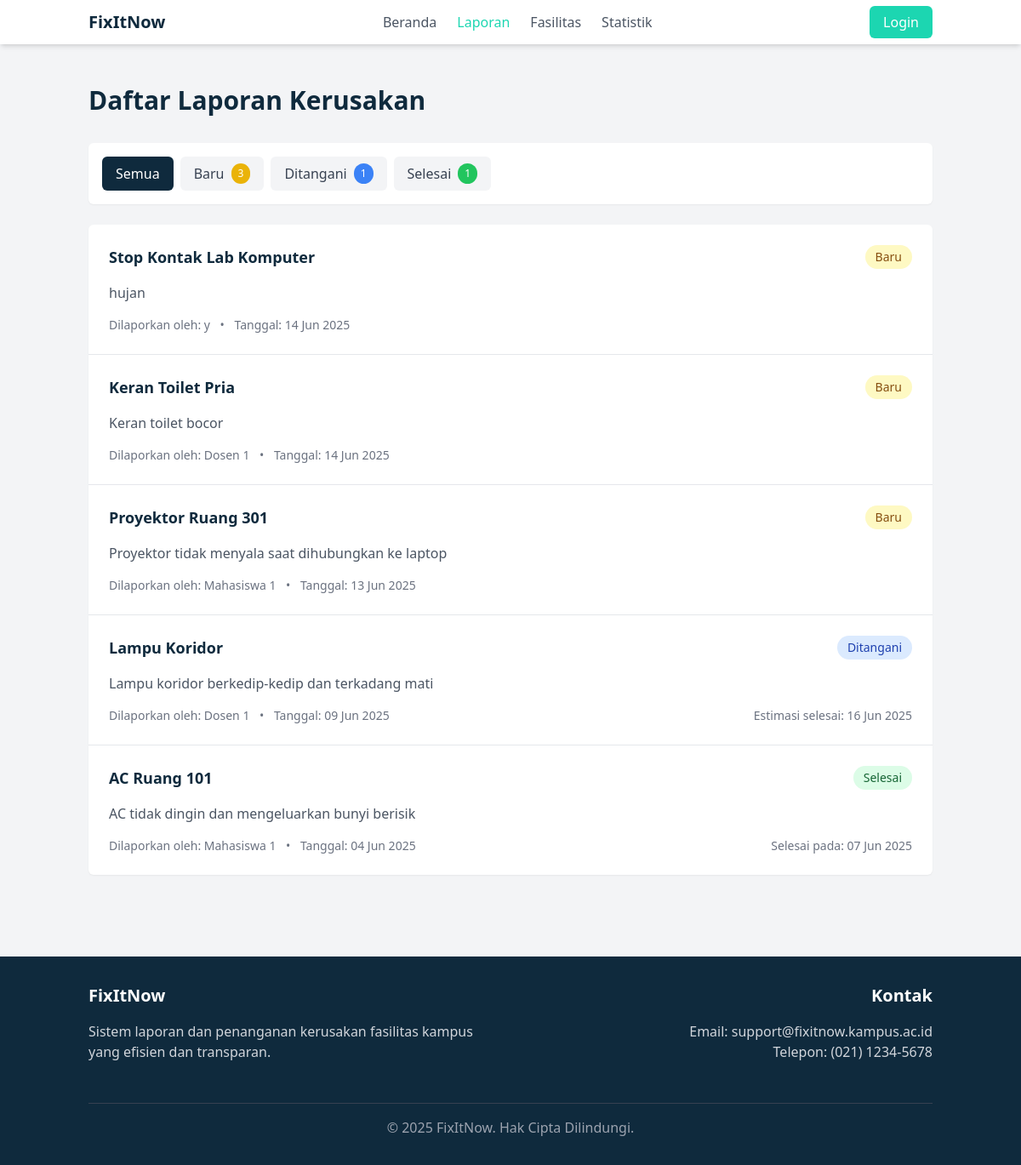
/laporan.php, run on an earlier commit of the app's database.
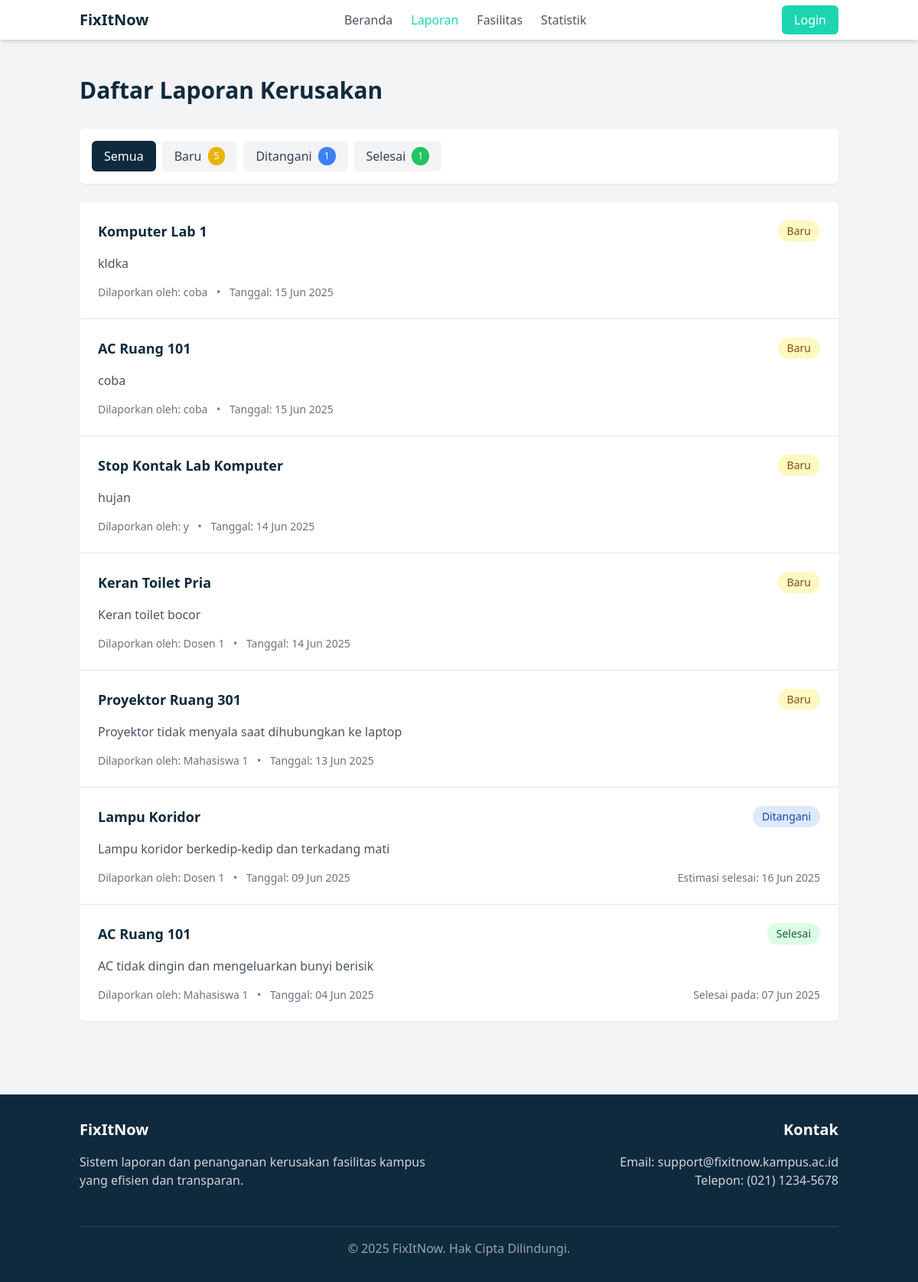
And on a later commit of the database.
### tables this page shows
CREATE TABLE `laporan` (
  `id_laporan` int NOT NULL AUTO_INCREMENT,
  `id_pelapor` int NOT NULL,
  `id_fasilitas` int NOT NULL,
  `deskripsi_kerusakan` text NOT NULL,
  `status` enum('Baru','Ditangani','Selesai') NOT NULL DEFAULT 'Baru',
  `tanggal_lapor` datetime NOT NULL,
  `id_teknisi` int DEFAULT NULL,
  `estimasi_selesai` date DEFAULT NULL,
  `tanggal_selesai` datetime DEFAULT NULL,
  PRIMARY KEY (`id_laporan`),
  KEY `id_pelapor` (`id_pelapor`),
  KEY `id_fasilitas` (`id_fasilitas`),
  KEY `id_teknisi` (`id_teknisi`),
  CONSTRAINT `laporan_ibfk_1` FOREIGN KEY (`id_pelapor`) REFERENCES `users` (`id_user`),
  CONSTRAINT `laporan_ibfk_2` FOREIGN KEY (`id_fasilitas`) REFERENCES `fasilitas` (`id_fasilitas`),
  CONSTRAINT `laporan_ibfk_3` FOREIGN KEY (`id_teknisi`) REFERENCES `users` (`id_user`)
);

CREATE TABLE `fasilitas` (
  `id_fasilitas` int NOT NULL AUTO_INCREMENT,
  `nama_fasilitas` varchar(100) NOT NULL,
  `id_kategori` int NOT NULL,
  `lokasi` varchar(100) NOT NULL,
  PRIMARY KEY (`id_fasilitas`),
  KEY `id_kategori` (`id_kategori`),
  CONSTRAINT `fasilitas_ibfk_1` FOREIGN KEY (`id_kategori`) REFERENCES `kategori_fasilitas` (`id_kategori`)
);

CREATE TABLE `users` (
  `id_user` int NOT NULL AUTO_INCREMENT,
  `nama` varchar(100) NOT NULL,
  `email` varchar(100) NOT NULL,
  `password` varchar(255) NOT NULL,
  `role` enum('user','teknisi','admin') NOT NULL DEFAULT 'user',
  `created_at` timestamp NULL DEFAULT CURRENT_TIMESTAMP,
  PRIMARY KEY (`id_user`),
  UNIQUE KEY `email` (`email`)
);

### models/Laporan.php (called while the page is built, shortened)
<?php
class Laporan {
    protected $pdo;
    public function __construct(PDO $db_connection) {
        $this->pdo = $db_connection;
    }
    public function getReports($status = '', $page = 1, $perPage = 10) {
        $offset = ($page - 1) * $perPage;
        $params = [];
        $sql = "SELECT l.*, f.nama_fasilitas, u.nama as nama_pelapor
                FROM laporan l
                JOIN fasilitas f ON l.id_fasilitas = f.id_fasilitas
                JOIN users u ON l.id_pelapor = u.id_user";
        $perPage = (int)$perPage;
        $offset = (int)$offset;
        $sql .= " ORDER BY l.tanggal_lapor DESC LIMIT $perPage OFFSET $offset";
        $stmt = $this->pdo->prepare($sql);
        $stmt->execute($params);
        return $stmt->fetchAll(PDO::FETCH_ASSOC);
    }
    public function getReportsByStatus($status) {
        try {
            $query = "SELECT l.*, f.nama_fasilitas, u.nama as nama_pelapor
                      FROM laporan l
                      JOIN fasilitas f ON l.id_fasilitas = f.id_fasilitas
                      JOIN users u ON l.id_pelapor = u.id_user
                      WHERE l.status = ?";
            $stmt = $this->pdo->prepare($query);
            $stmt->execute([$status]);
            return $stmt->fetchAll(PDO::FETCH_ASSOC);
        } catch (PDOException $e) {
            throw new Exception("Error fetching reports by status: " . $e->getMessage());
        }
    }
}
?>

### laporan.php (the view, shortened to what this page needs)
<?php
require_once 'models/Laporan.php';
$db = new Database();
$conn = $db->getConnection();
$laporanModel = new Laporan($conn);
$status = isset($_GET['status']) ? $_GET['status'] : '';
$page = isset($_GET['page']) ? (int)$_GET['page'] : 1;
$perPage = 10;
$reports = $laporanModel->getReports($status, $page, $perPage);
$newCount = count($laporanModel->getReportsByStatus('Baru'));
$inProgressCount = count($laporanModel->getReportsByStatus('Ditangani'));
$completedCount = count($laporanModel->getReportsByStatus('Selesai'));
?>
<!DOCTYPE html>
<html lang="id">
<head>
    <script src="https://cdn.tailwindcss.com"></script>
</head>
<body class="bg-gray-100">
    <nav class="bg-white shadow-md">
        <div class="container mx-auto px-4 py-3 flex justify-between items-center">
            <div class="flex items-center">
                <a href="index.php" class="text-primary font-bold text-xl">FixItNow</a>
            </div>
            <div class="hidden md:flex space-x-6">
                <a href="index.php" class="text-gray-600 hover:text-secondary">Beranda</a>
                <a href="laporan.php" class="text-secondary font-medium">Laporan</a>
                <a href="fasilitas.php" class="text-gray-600 hover:text-secondary">Fasilitas</a>
                <a href="statistik.php" class="text-gray-600 hover:text-secondary">Statistik</a>
            </div>
            <div>
                <?php if(isset($_SESSION['user_id'])): ?>
                    <div class="flex items-center space-x-4">
                        <span class="text-gray-600"><?= $_SESSION['user_name'] ?></span>
                        <a href="logout.php" class="bg-primary text-white px-4 py-2 rounded-md hover:bg-primary-light">Logout</a>
                    </div>
                <?php else: ?>
                    <a href="login.php" class="bg-secondary text-white px-4 py-2 rounded-md hover:bg-secondary-light">Login</a>
                <?php endif; ?>
            </div>
        </div>
    </nav>
    <div class="container mx-auto px-4 py-12">
        <div class="flex justify-between items-center mb-8">
            <h1 class="text-3xl font-bold text-primary">Daftar Laporan Kerusakan</h1>
        </div>
        <div class="bg-white p-4 rounded-md shadow-sm mb-6">
            <div class="flex flex-wrap gap-2">
                <a href="laporan.php" class="<?= $status === '' ? 'bg-primary text-white' : 'bg-gray-100 text-gray-700 hover:bg-gray-200' ?> px-4 py-2 rounded-md">
                    Semua
                </a>
                <a href="laporan.php?status=Baru" class="<?= $status === 'Baru' ? 'bg-primary text-white' : 'bg-gray-100 text-gray-700 hover:bg-gray-200' ?> px-4 py-2 rounded-md flex items-center">
                    Baru
                    <span class="ml-2 bg-yellow-500 text-white text-xs px-2 py-1 rounded-full"><?= $newCount ?></span>
                </a>
                <a href="laporan.php?status=Ditangani" class="<?= $status === 'Ditangani' ? 'bg-primary text-white' : 'bg-gray-100 text-gray-700 hover:bg-gray-200' ?> px-4 py-2 rounded-md flex items-center">
                    Ditangani
                    <span class="ml-2 bg-blue-500 text-white text-xs px-2 py-1 rounded-full"><?= $inProgressCount ?></span>
                </a>
                <a href="laporan.php?status=Selesai" class="<?= $status === 'Selesai' ? 'bg-primary text-white' : 'bg-gray-100 text-gray-700 hover:bg-gray-200' ?> px-4 py-2 rounded-md flex items-center">
                    Selesai
                    <span class="ml-2 bg-green-500 text-white text-xs px-2 py-1 rounded-full"><?= $completedCount ?></span>
                </a>
            </div>
        </div>
        <div class="bg-white rounded-md shadow-sm overflow-hidden">
            <?php if (empty($reports)): ?>
                <div class="p-8 text-center">
                    <p class="text-gray-500">Tidak ada laporan yang ditemukan.</p>
                </div>
            <?php else: ?>
                <div class="grid grid-cols-1 divide-y">
                    <?php foreach($reports as $report): ?>
                        <div class="p-6">
                            <div class="flex flex-wrap justify-between mb-4">
                                <h3 class="text-lg font-bold text-primary"><?= $report['nama_fasilitas'] ?></h3>
                                <span class="<?= getStatusClass($report['status']) ?> px-3 py-1 rounded-full text-sm">
                                    <?= $report['status'] ?>
                                </span>
                            </div>
                            <p class="text-gray-600 mb-4"><?= $report['deskripsi_kerusakan'] ?></p>
                            <div class="flex flex-wrap justify-between text-sm text-gray-500">
                                <div>
                                    <span>Dilaporkan oleh: <?= $report['nama_pelapor'] ?></span>
                                    <span class="mx-2">•</span>
                                    <span>Tanggal: <?= date('d M Y', strtotime($report['tanggal_lapor'])) ?></span>
                                </div>
                                <div>
                                    <?php if($report['status'] === 'Ditangani'): ?>
                                        <span>Estimasi selesai: <?= date('d M Y', strtotime($report['estimasi_selesai'])) ?></span>
                                    <?php elseif($report['status'] === 'Selesai'): ?>
                                        <span>Selesai pada: <?= date('d M Y', strtotime($report['tanggal_selesai'])) ?></span>
                                    <?php endif; ?>
                                </div>
                            </div>
                        </div>
                    <?php endforeach; ?>
                </div>
            <?php endif; ?>
        </div>
    </div>
    <footer class="bg-primary text-white py-8 mt-12">
        <div class="container mx-auto px-4">
            <div class="grid grid-cols-1 md:grid-cols-2 gap-8">
                <div>
                    <h3 class="text-xl font-bold mb-4">FixItNow</h3>
                    <p class="text-gray-300 mb-4">Sistem laporan dan penanganan kerusakan fasilitas kampus yang efisien dan transparan.</p>
                </div>
                <div class="md:text-right">
                    <h3 class="text-xl font-bold mb-4">Kontak</h3>
                    <p class="text-gray-300">Email: support@fixitnow.kampus.ac.id</p>
                    <p class="text-gray-300">Telepon: (021) 1234-5678</p>
                </div>
            </div>
            <div class="border-t border-gray-700 mt-8 pt-4 text-center text-gray-400">
                <p>&copy; <?= date('Y') ?> FixItNow. Hak Cipta Dilindungi.</p>
            </div>
        </div>
    </footer>
    <?php
    function getStatusClass($status) {
        switch($status) {
            case 'Baru':
                return 'bg-yellow-100 text-yellow-800';
            case 'Ditangani':
                return 'bg-blue-100 text-blue-800';
            case 'Selesai':
                return 'bg-green-100 text-green-800';
        }
    }
    ?>
</body>
</html>

What changed in the data, as far as the page shows it:
added laporan: id_fasilitas.nama_fasilitas "Komputer Lab 1", status "Baru", deskripsi_kerusakan "kldka", id_pelapor.nama "coba", tanggal_lapor "15 Jun 2025"
added laporan: id_fasilitas.nama_fasilitas "AC Ruang 101", status "Baru", deskripsi_kerusakan "coba", id_pelapor.nama "coba", tanggal_lapor "15 Jun 2025"
Also different on the page:
$newCount: "3" → "5"
